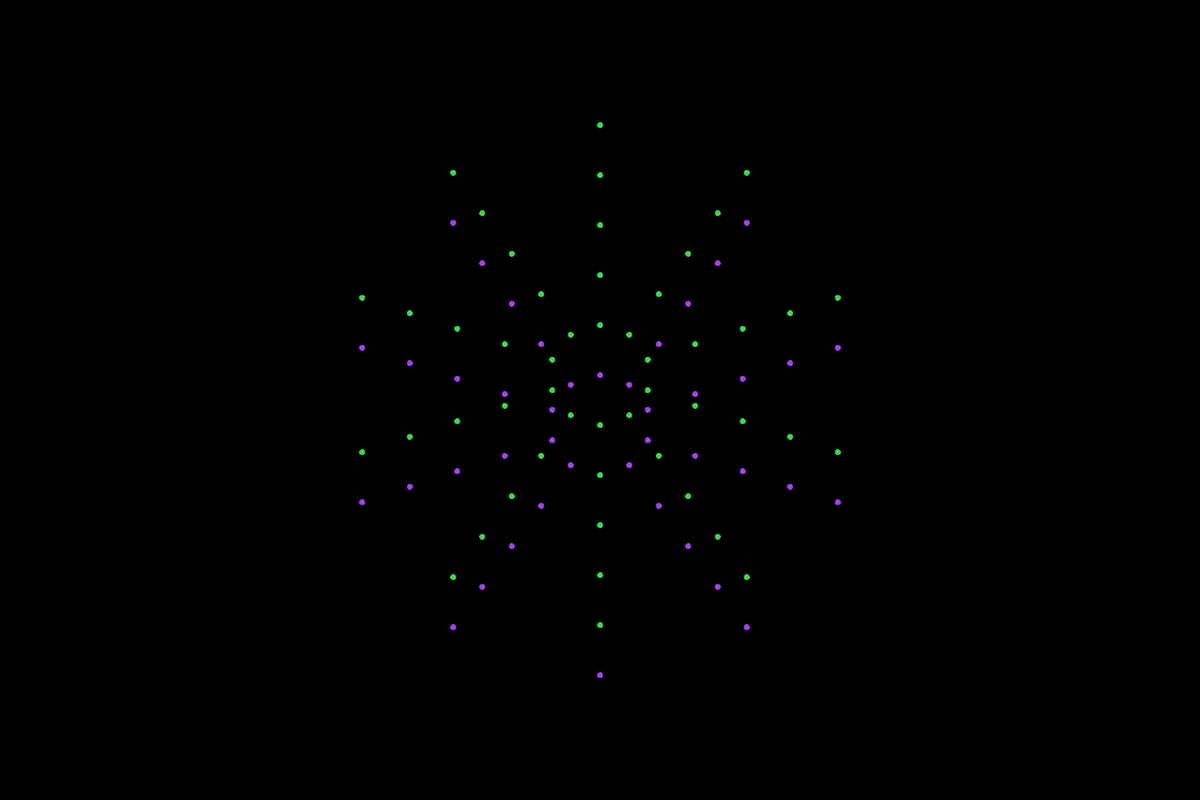
Frame 1 (no input)
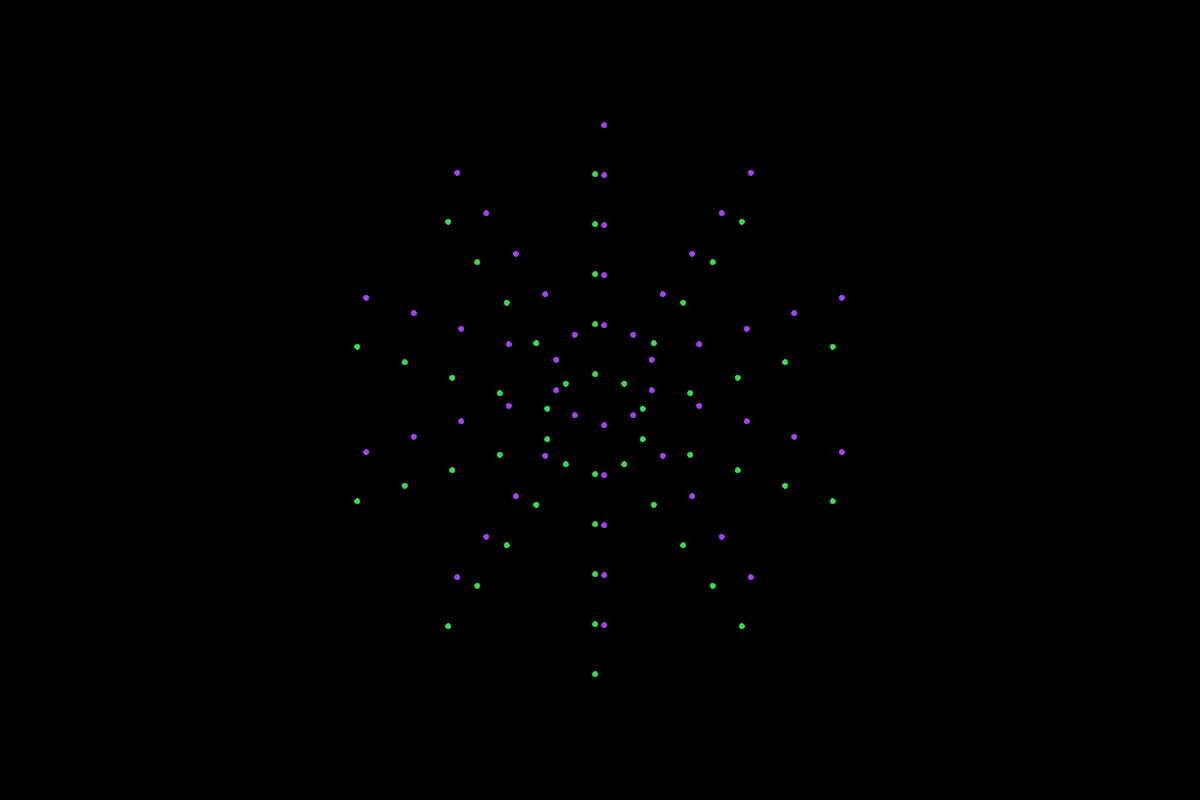
Frame 60 (the mouse pressed at the canvas centre just before this capture)
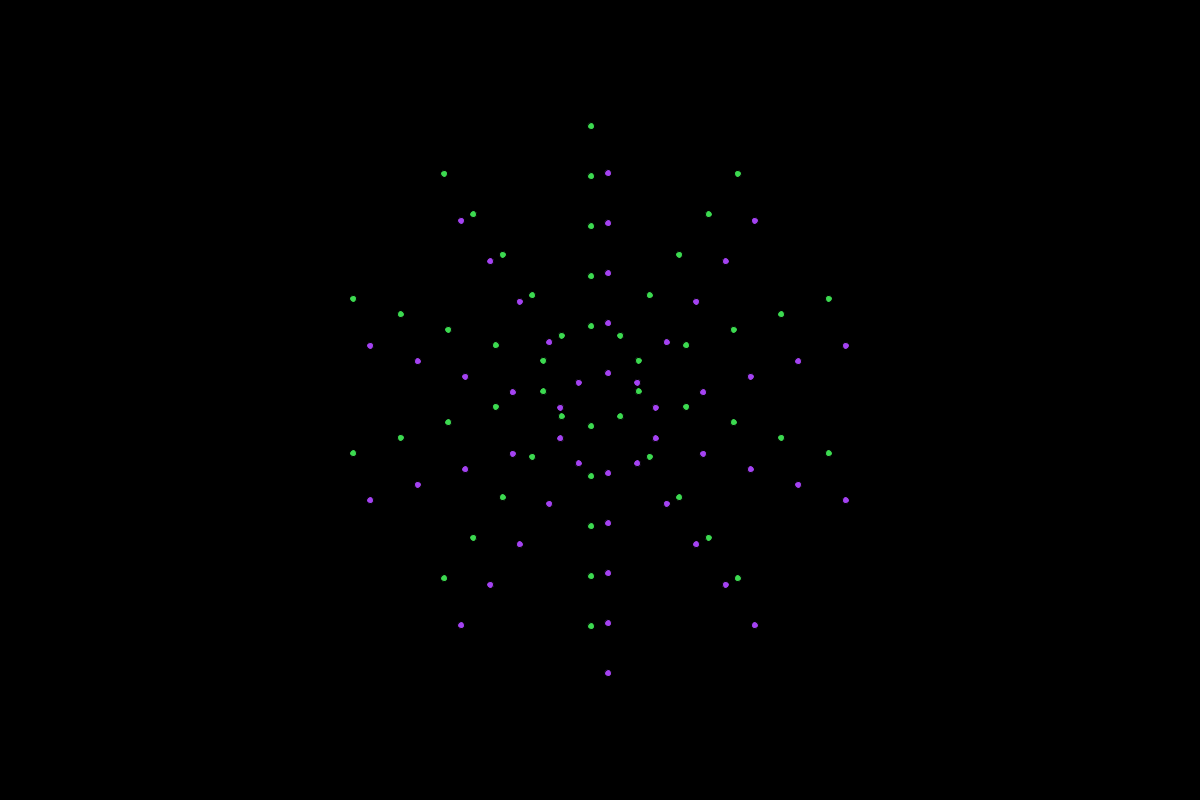
Frame 120 (the mouse held since frame 60 and released just before this capture)

The Processing sketch that drew these frames (run headless with seeded random() and noise(); from frame 60 on, the mouse is pressed at the canvas centre):

// Processing sketch: Luces
// ── Luces.pde
float t = 0;
float increment = 0.05;
int circles = 2;
int cantCircles = 5;
int sizeCircle = 50;
int cantEllipses = 10;
color[] colors = new color[100];

void setup(){
  size(1200,800);
  for (int i = 0; i < 100; i++){
    colors[i] = color(random(0,255), random(0,255), random(0,255));
  };
}

void drawCircle(int sizeCircle, int xc, int yc, color cl){
  for(int i=0; i<cantEllipses; i++){
    float r = ((TWO_PI)/cantEllipses)*i;
    fill(cl);
    ellipse(xc+(sin(r)*sizeCircle), yc+(cos(r)*sizeCircle),7,7);
  }
}

void drawCircles(int n, int sizeCircle,int xc, int yc, color cl){
  for(int i=1; i<n+1; i++){
    drawCircle(sizeCircle*i, xc, yc, cl);
  }
}

void draw(){
  background(0);
  for(int i=0; i<circles; i++){
    float r = ((TWO_PI)/circles)*i + t;
    drawCircles(cantCircles,sizeCircle,int((width/2)+(sin(r)*sizeCircle/2)), int((height/2)+(cos(r)*sizeCircle/2)), colors[i]);
  }
  
  
  pushMatrix();

  popMatrix();
  if(t > TWO_PI/circles || t<0){
    increment = -increment;
  }
  t += increment;
}
